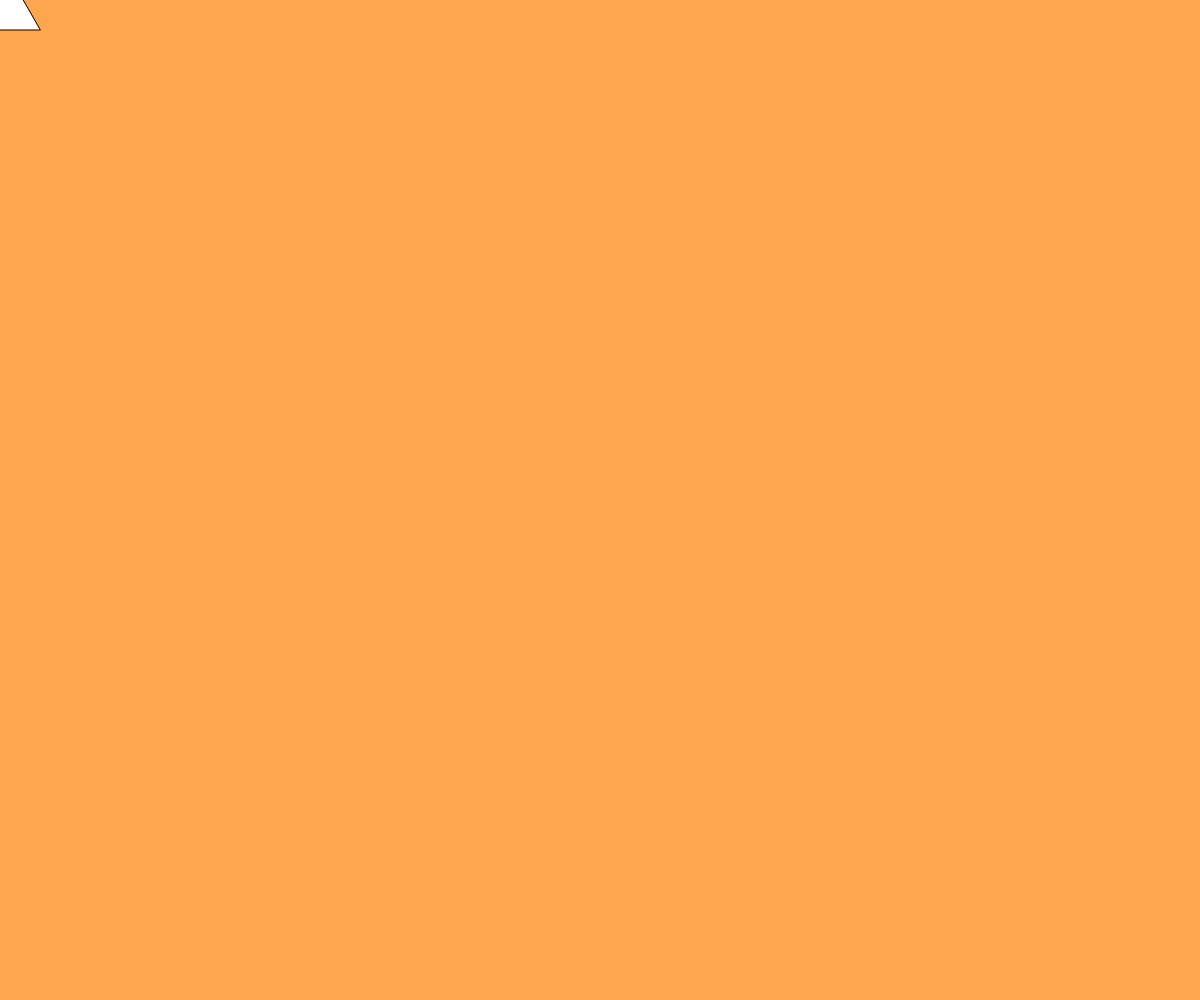
Frame 1 (no input)
Frame 60 (no input): identical to frame 1, image omitted
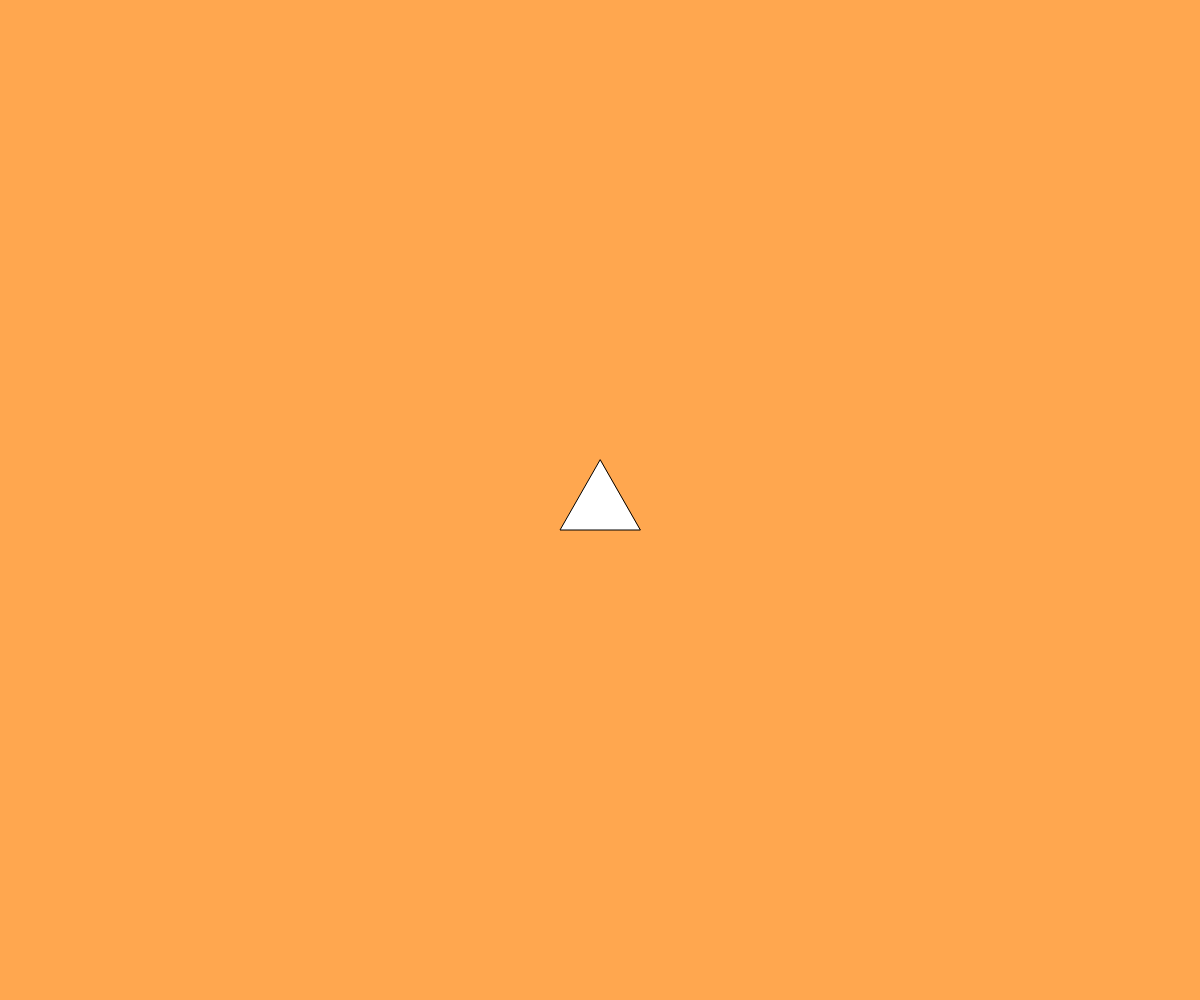
Frame 120 (the mouse pressed at the canvas centre since frame 60)

The p5.js sketch that drew these frames (run headless with seeded random() and noise() and a simulated clock; from frame 60 on, the mouse is pressed at the canvas centre):

// p5.js sketch
// ── sketch.js
function setup() {
  createCanvas( windowWidth , windowHeight );
  
}

function draw() {
  background( 255 , 167 , 79 );
  triangle( mouseX+40 , mouseY+30 , mouseX-40 , mouseY+30, mouseX , mouseY-40);
  
}
